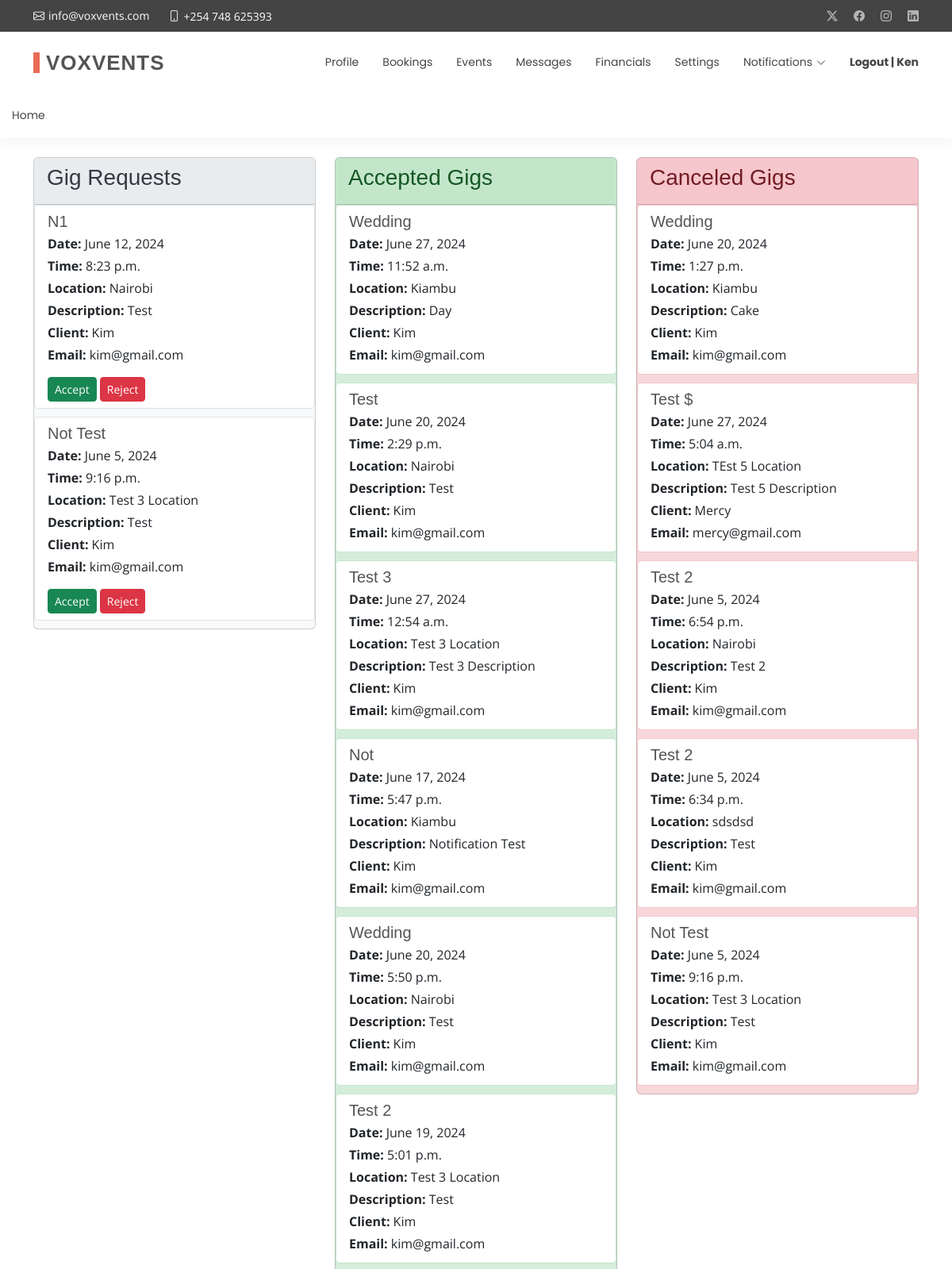
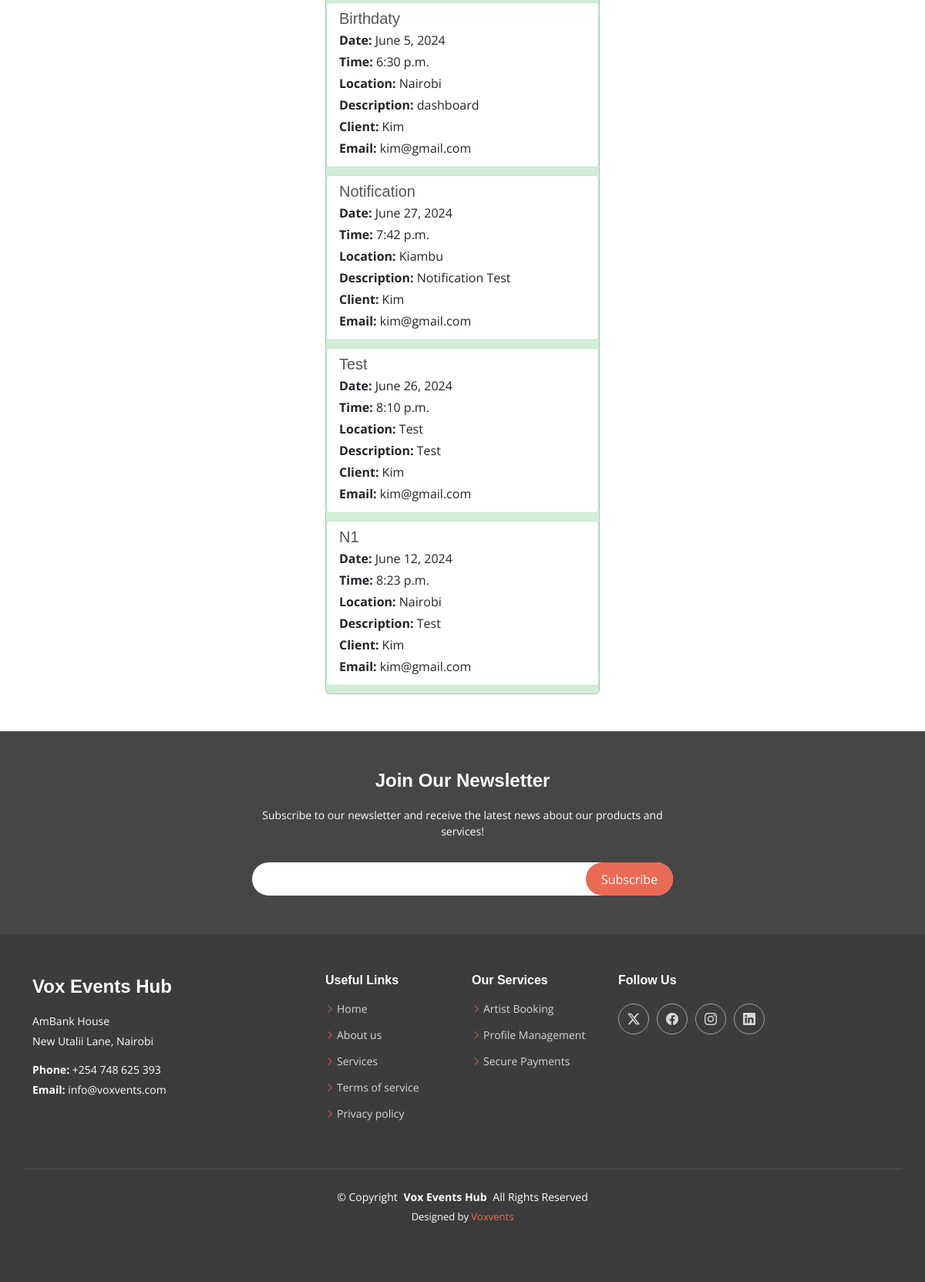
Screenshot of /gig-view/ (signed in) with the database file from the repository (2 pictures, top to bottom).
### voxapp/models.py (models this page shows, shortened)
class BookingRequest(models.Model):
    artist = models.ForeignKey(Profile, on_delete=models.CASCADE)
    user = models.ForeignKey(User, on_delete=models.CASCADE)
    event_name = models.CharField(max_length=100)
    event_date = models.DateField()
    event_time = models.TimeField()
    event_location = models.CharField(max_length=255)
    event_description = models.TextField()
    status = models.CharField(max_length=20, choices=[
        ('pending', 'Pending'),
        ('accepted', 'Accepted'),
        ('rejected', 'Rejected')
    ], default='pending')

class AcceptedGig(models.Model):
    artist = models.ForeignKey(Profile, on_delete=models.CASCADE)
    event_name = models.CharField(max_length=255, blank=True, null=True)
    event_date = models.DateField()
    event_time = models.TimeField()
    event_location = models.CharField(max_length=255, blank=True, null=True)
    event_description = models.TextField()
    client_username = models.CharField(max_length=150, blank=True, null=True)
    client_email = models.EmailField()

class CanceledGig(models.Model):
    artist = models.ForeignKey(Profile, on_delete=models.CASCADE)
    event_name = models.CharField(max_length=255, blank=True, null=True)
    event_date = models.DateField()
    event_time = models.TimeField()
    event_location = models.CharField(max_length=255, blank=True, null=True)
    event_description = models.TextField()
    client_username = models.CharField(max_length=150, blank=True, null=True)
    client_email = models.EmailField()

### voxapp/views.py (the view)
# urls.py: path('gig-view/', views.gig_view, name='gig_view'),
@login_required
def gig_view(request):
    profile = request.user.profile
    gig_requests = BookingRequest.objects.filter(artist=profile)
    accepted_gigs = AcceptedGig.objects.filter(artist=profile)
    canceled_gigs = CanceledGig.objects.filter(artist=profile)
    for request_obj in gig_requests:
        Notification.objects.get_or_create(
            user=request_obj.artist.user,
            title="New Gig Request",
            content=f"You have received a new gig request for '{request_obj.event_name}' from {request_obj.user.username}.",
            defaults={'is_read': False}
        )
    notifications = Notification.objects.filter(user=request.user, title="New Gig Request").order_by('-created_at')
    context = {
        'gig_requests': gig_requests,
        'accepted_gigs': accepted_gigs,
        'canceled_gigs': canceled_gigs,
        'notifications': notifications,
    }
    return render(request, 'artist/gig-view.html', context)

### templates/artist/gig-view.html (shortened to what this page needs)
{% extends "base.html" %}
{% load static %}
{% block nav %}
<nav id="navmenu" class="navmenu">
    <ul>
        <li><a href="{% url 'portfolio' %}">Profile</a></li>
        <li><a href="{% url 'gig_view' %}">Bookings</a></li>
        <li><a href="#">Events</a></li>
        <li><a href="#">Messages</a></li>
        <li><a href="#">Financials</a></li>
        <li><a href="{% url 'settings_view' %}">Settings</a></li>
        <li class="dropdown">
            <a href="#"><span>Notifications</span> <i class="bi bi-chevron-down toggle-dropdown"></i></a>
        </li>
        <li><a href="{% url 'logout' %}"><strong>Logout | {{ user.username }}</strong></a></li>
    </ul>
</nav>
{% endblock %}
{% block main %}
<main class="main">
    <div class="container py-4">
        <div class="row mb-4">
            <div class="col-lg-4">
                <div class="card" style="background-color: #f8f9fa; color: #343a40;">
                    <div class="card-header" style="background-color: #e9ecef; color: #343a40;">
                        <h3 class="card-title">Gig Requests</h3>
                    </div>
                    <ul class="list-group list-group-flush gig-requests-list">
                        {% for request in gig_requests %}
                        <li class="list-group-item gig-request-item" data-gig-id="{{ request.id }}" style="border: 1px solid #dee2e6; margin-bottom: 10px; border-radius: 5px;">
                            <h5 class="mb-1">{{ request.event_name }}</h5>
                            <p class="mb-1"><strong>Date:</strong> {{ request.event_date }}</p>
                            <p class="mb-1"><strong>Time:</strong> {{ request.event_time }}</p>
                            <p class="mb-1"><strong>Location:</strong> {{ request.event_location }}</p>
                            <p class="mb-1"><strong>Description:</strong> {{ request.event_description }}</p>
                            <p class="mb-1"><strong>Client:</strong> {{ request.user.username }}</p>
                            <p class="mb-1"><strong>Email:</strong> {{ request.user.email }}</p>
                            <div class="mt-3">
                                <a href="#" class="btn btn-success btn-sm accept-gig-link mr-2" data-gig-id="{{ request.id }}">Accept</a>
                                <a href="#" class="btn btn-danger btn-sm reject-gig-link" data-gig-id="{{ request.id }}">Reject</a>
                            </div>
                        </li>
                        {% empty %}
                        <li class="list-group-item">No gig requests found.</li>
                        {% endfor %}
                    </ul>
                </div>
            </div>
            <div class="col-lg-4">
                <div class="card" style="background-color: #d4edda; color: #155724;">
                    <div class="card-header" style="background-color: #c3e6cb; color: #155724;">
                        <h3 class="card-title">Accepted Gigs</h3>
                    </div>
                    <ul class="list-group list-group-flush accepted-gigs-list">
                        {% for gig in accepted_gigs %}
                        <li class="list-group-item accepted-gig-item" style="border: 1px solid #c3e6cb; margin-bottom: 10px; border-radius: 5px;">
                            <h5 class="mb-1">{{ gig.event_name }}</h5>
                            <p class="mb-1"><strong>Date:</strong> {{ gig.event_date }}</p>
                            <p class="mb-1"><strong>Time:</strong> {{ gig.event_time }}</p>
                            <p class="mb-1"><strong>Location:</strong> {{ gig.event_location }}</p>
                            <p class="mb-1"><strong>Description:</strong> {{ gig.event_description }}</p>
                            <p class="mb-1"><strong>Client:</strong> {{ gig.client_username }}</p>
                            <p class="mb-1"><strong>Email:</strong> {{ gig.client_email }}</p>
                        </li>
                        {% empty %}
                        <li class="list-group-item">No accepted gigs found.</li>
                        {% endfor %}
                    </ul>
                </div>
            </div>
            <div class="col-lg-4">
                <div class="card" style="background-color: #f8d7da; color: #721c24;">
                    <div class="card-header" style="background-color: #f5c6cb; color: #721c24;">
                        <h3 class="card-title">Canceled Gigs</h3>
                    </div>
                    <ul class="list-group list-group-flush canceled-gigs-list">
                        {% for gig in canceled_gigs %}
                        <li class="list-group-item canceled-gig-item" style="border: 1px solid #f5c6cb; margin-bottom: 10px; border-radius: 5px;">
                            <h5 class="mb-1">{{ gig.event_name }}</h5>
                            <p class="mb-1"><strong>Date:</strong> {{ gig.event_date }}</p>
                            <p class="mb-1"><strong>Time:</strong> {{ gig.event_time }}</p>
                            <p class="mb-1"><strong>Location:</strong> {{ gig.event_location }}</p>
                            <p class="mb-1"><strong>Description:</strong> {{ gig.event_description }}</p>
                            <p class="mb-1"><strong>Client:</strong> {{ gig.client_username }}</p>
                            <p class="mb-1"><strong>Email:</strong> {{ gig.client_email }}</p>
                        </li>
                        {% empty %}
                        <li class="list-group-item">No canceled gigs found.</li>
                        {% endfor %}
                    </ul>
                </div>
            </div>
        </div>
    </div>
</main>
{% endblock %}

### static/assets/css/main.css (style rules this page uses)
:root { --default-font: "Open Sans", system-ui, -apple-system, "Segoe UI", Roboto, "Helvetica Neue", Arial, "Noto Sans", "Liberation Sans", sans-serif, "Apple Color Emoji", "Segoe UI Emoji", "Segoe UI Symbol", "Noto Color Emoji"; --heading-font: "Raleway", sans-serif; --nav-font: "Poppins", sans-serif; }
:root { --background-color: #ffffff; --default-color: #444444; --heading-color: #545454; --accent-color: #e96b56; --contrast-color: #ffffff; }
:root { --nav-color: #444444; --nav-hover-color: #e96b56; --nav-dropdown-background-color: #ffffff; --nav-dropdown-color: #444444; --nav-dropdown-hover-color: #e96b56; }
:root { scroll-behavior: smooth; }
body { color: var(--default-color); background-color: var(--background-color); font-family: var(--default-font); }
a { color: var(--accent-color); text-decoration: none; transition: 0.3s; }
h1, h2, h3, h4, h5, h6 { color: var(--heading-color); font-family: var(--heading-font); }
@media (min-width: 1200px) { .navmenu { padding: 0; } }
@media (min-width: 1200px) { .navmenu ul { margin: 0; padding: 0; display: flex; list-style: none; align-items: center; } }
@media (min-width: 1200px) { .navmenu li { position: relative; } }
@media (min-width: 1200px) { .navmenu a, .navmenu a:focus { color: var(--nav-color); padding: 18px 15px; font-size: 14px; font-family: var(--nav-font); font-weight: 400; display: flex; align-items: center; justify-content: space-between; white-space: nowrap; transition: 0.3s; } }
@media (min-width: 1200px) { .navmenu a i, .navmenu a:focus i { font-size: 12px; line-height: 0; margin-left: 5px; transition: 0.3s; } }
@media (min-width: 1200px) { .navmenu li:last-child a { padding-right: 0; } }

### templates/artist/gig-view.html (style rules this page uses)
.list-group-item { transition: transform 0.2s, box-shadow 0.2s; }

### rows the page displays
BookingRequest: event_name "N1", event_date "June 12, 2024", event_time "8:23 p.m.", event_location "Nairobi", event_description "Test", user.username "Kim", user.email "kim@gmail.com"
BookingRequest: event_name "Not Test", event_date "June 5, 2024", event_time "9:16 p.m.", event_location "Test 3 Location", event_description "Test", user.username "Kim", user.email "kim@gmail.com"
AcceptedGig: event_name "Wedding", event_date "June 27, 2024", event_time "11:52 a.m.", event_location "Kiambu", event_description "Day", client_username "Kim", client_email "kim@gmail.com"
AcceptedGig: event_name "Test", event_date "June 20, 2024", event_time "2:29 p.m.", event_location "Nairobi", event_description "Test", client_username "Kim", client_email "kim@gmail.com"
AcceptedGig: event_name "Test 3", event_date "June 27, 2024", event_time "12:54 a.m.", event_location "Test 3 Location", event_description "Test 3 Description", client_username "Kim", client_email "kim@gmail.com"
AcceptedGig: event_name "Not", event_date "June 17, 2024", event_time "5:47 p.m.", event_location "Kiambu", event_description "Notification Test", client_username "Kim", client_email "kim@gmail.com"
AcceptedGig: event_name "Wedding", event_date "June 20, 2024", event_time "5:50 p.m.", event_location "Nairobi", event_description "Test", client_username "Kim", client_email "kim@gmail.com"
AcceptedGig: event_name "Test 2", event_date "June 19, 2024", event_time "5:01 p.m.", event_location "Test 3 Location", event_description "Test", client_username "Kim", client_email "kim@gmail.com"
AcceptedGig: event_name "Birthdaty", event_date "June 5, 2024", event_time "6:30 p.m.", event_location "Nairobi", event_description "dashboard", client_username "Kim", client_email "kim@gmail.com"
AcceptedGig: event_name "Notification", event_date "June 27, 2024", event_time "7:42 p.m.", event_location "Kiambu", event_description "Notification Test", client_username "Kim", client_email "kim@gmail.com"
AcceptedGig: event_name "Test", event_date "June 26, 2024", event_time "8:10 p.m.", event_location "Test", event_description "Test", client_username "Kim", client_email "kim@gmail.com"
AcceptedGig: event_name "N1", event_date "June 12, 2024", event_time "8:23 p.m.", event_location "Nairobi", event_description "Test", client_username "Kim", client_email "kim@gmail.com"
CanceledGig: event_name "Wedding", event_date "June 20, 2024", event_time "1:27 p.m.", event_location "Kiambu", event_description "Cake", client_username "Kim", client_email "kim@gmail.com"
CanceledGig: event_name "Test $", event_date "June 27, 2024", event_time "5:04 a.m.", event_location "TEst 5 Location", event_description "Test 5 Description", client_username "Mercy", client_email "mercy@gmail.com"
CanceledGig: event_name "Test 2", event_date "June 5, 2024", event_time "6:54 p.m.", event_location "Nairobi", event_description "Test 2", client_username "Kim", client_email "kim@gmail.com"
CanceledGig: event_name "Test 2", event_date "June 5, 2024", event_time "6:34 p.m.", event_location "sdsdsd", event_description "Test", client_username "Kim", client_email "kim@gmail.com"
CanceledGig: event_name "Not Test", event_date "June 5, 2024", event_time "9:16 p.m.", event_location "Test 3 Location", event_description "Test", client_username "Kim", client_email "kim@gmail.com"

### other values shown
{{ user.username }} "Ken"
